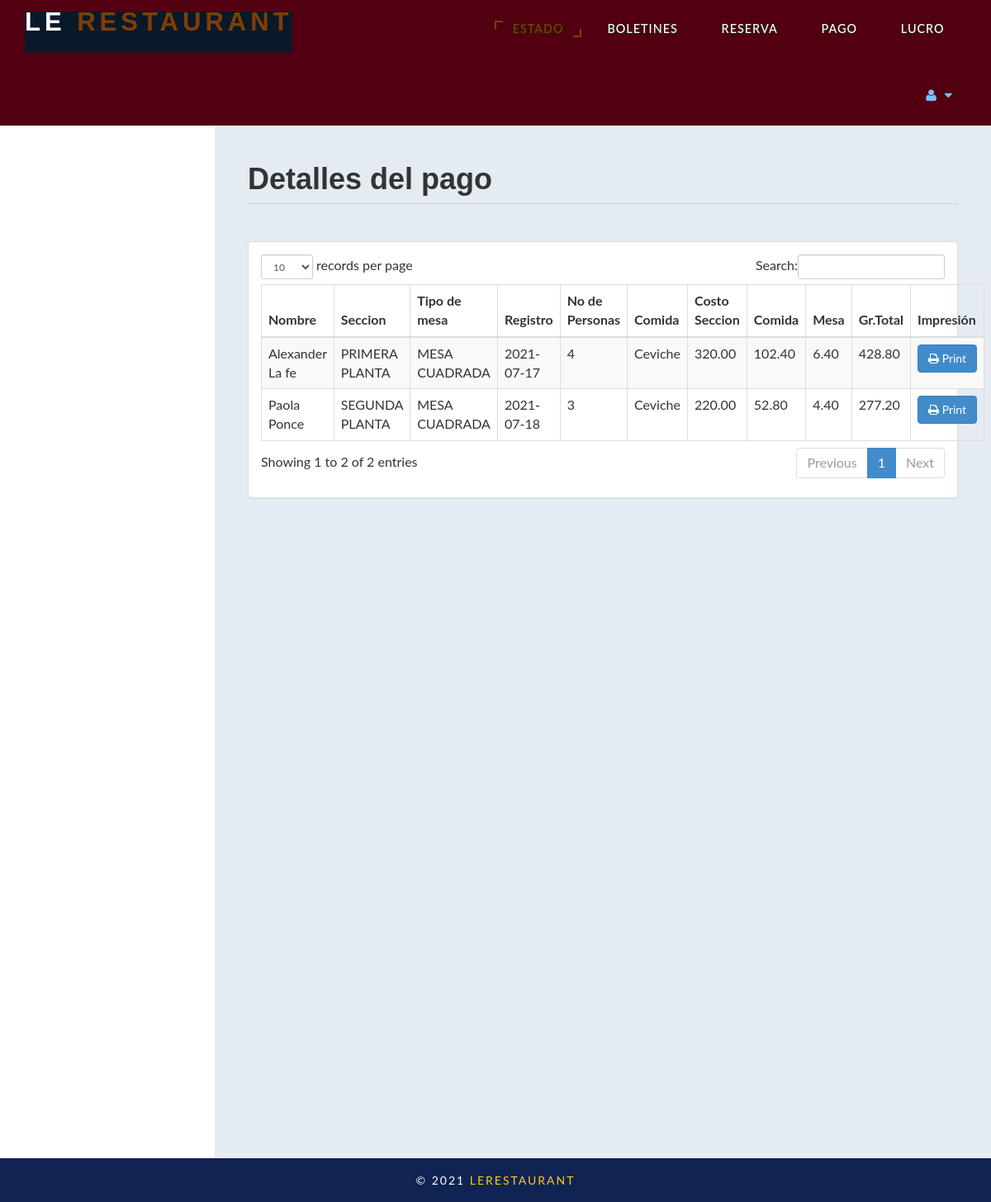
Page /admin/payment.php (signed in) on the committed database.
### tables this page shows
CREATE TABLE `payment` (
  `id` int(11) DEFAULT NULL,
  `fname` varchar(30) DEFAULT NULL,
  `lname` varchar(30) DEFAULT NULL,
  `troom` varchar(30) DEFAULT NULL,
  `tbed` varchar(30) DEFAULT NULL,
  `nroom` int(11) DEFAULT NULL,
  `cin` date DEFAULT NULL,
  `ttot` double(8,2) DEFAULT NULL,
  `fintot` double(8,2) DEFAULT NULL,
  `mepr` double(8,2) DEFAULT NULL,
  `meal` varchar(30) DEFAULT NULL,
  `btot` double(8,2) DEFAULT NULL,
  `noofdays` int(11) DEFAULT NULL
);

### admin/payment.php (the view, shortened to what this page needs)
<!DOCTYPE html>
<html xmlns="http://www.w3.org/1999/xhtml">
<body>
    <?php
    require_once('header.php')
?>
        <div id="page-wrapper" >
            <div id="page-inner">
			 <div class="row">
                    <div class="col-md-12">
                        <h1 class="page-header">
                          Detalles del pago<small> </small>
                        </h1>
                    </div>
                </div>
            <div class="row">
                <div class="col-md-12">
                    <div class="panel panel-default">
                        <div class="panel-body">
                            <div class="table-responsive">
                                <table class="table table-striped table-bordered table-hover" id="dataTables-example">
                                    <thead>
                                        <tr>
                                            <th>Nombre</th>
											<th>Seccion</th>
                                            <th>Tipo de mesa</th>
                                            <th>Registro</th>
											<th>No de Personas</th>
											<th>Comida</th>
                                            <th>Costo Seccion</th>
											<th>Comida</th>
											<th>Mesa</th>
											<th>Gr.Total</th>
											<th>Impresión</th>
                                        </tr>
                                    </thead>
                                    <tbody>
									<?php
										include ('db.php');
										$sql="select * from payment";
										$re = mysqli_query($con,$sql);
										while($row = mysqli_fetch_array($re))
										{
											$id = $row['id'];
											if($id % 2 ==1 )
											{
												echo"<tr class='gradeC'>
													<td>".$row['fname']." ".$row['lname']."</td>
													<td>".$row['troom']."</td>
													<td>".$row['tbed']."</td>
													<td>".$row['cin']."</td>
													<td>".$row['nroom']."</td>
													<td>".$row['meal']."</td>
													<td>".$row['ttot']."</td>
													<td>".$row['mepr']."</td>
													<td>".$row['btot']."</td>
													<td>".$row['fintot']."</td>
													<td><a href=print.php?pid=".$id ." <button class='btn btn-primary'> <i class='fa fa-print' ></i> Print</button></td>
													</tr>";
											}
											else
											{
												echo"<tr class='gradeU'>
													<td>".$row['fname']." ".$row['lname']."</td>
													<td>".$row['troom']."</td>
													<td>".$row['tbed']."</td>
													<td>".$row['cin']."</td>
													<td>".$row['nroom']."</td>
													<td>".$row['meal']."</td>
													<td>".$row['ttot']."</td>
													<td>".$row['mepr']."</td>
													<td>".$row['btot']."</td>
													<td>".$row['fintot']."</td>
													<td><a href=print.php?pid=".$id ." <button class='btn btn-primary'> <i class='fa fa-print' ></i> Print</button></td>
													</tr>";
											}
										}
									?>
                                    </tbody>
                                </table>
                            </div>
                        </div>
                    </div>
                </div>
            </div>
                </div>
            </div>
            <?php
require_once('footer.php');
?>
</body>
</html>

### admin/assets/css/custom-styles.css (style rules this page uses)
body { font-family: 'Open Sans', sans-serif; }
#page-wrapper { padding: 15px 15px; min-height: 600px; background:#E5EBF2; }
#page-inner { width:100%; margin:10px 20px 10px 0px; background-color:transparent; padding:10px; min-height:1200px; }
h1, .h1, h2, .h2, h3, .h3 { margin-top: 7px; margin-bottom: -5px; }
.page-header { padding-bottom: 9px; margin: 10px 0 45px; border-bottom: 1px solid #C7D1DD; }
@media (min-width:768px) { #page-wrapper { margin: 0 0 0 260px; padding: 15px 30px; min-height: 1200px; } }

### css/style.css (style rules this page uses)
html, body { margin:0; font-size: 100%; font-family: 'Lato', sans-serif; background: #fff; }
body a { text-decoration:none; transition:0.5s all; -webkit-transition:0.5s all; -moz-transition:0.5s all; -o-transition:0.5s all; -ms-transition:0.5s all; }
h1,h2,h3,h4,h5,h6 { margin:0; font-family: 'Federo', sans-serif; font-weight: 600; }

### rows in the picture
payment: fname "Alexander", lname "La fe", troom "PRIMERA PLANTA", tbed "MESA CUADRADA", cin "2021-07-17", nroom "4", meal "Ceviche", ttot "320.00", mepr "102.40", btot "6.40", fintot "428.80"
payment: fname "Paola", lname "Ponce", troom "SEGUNDA PLANTA", tbed "MESA CUADRADA", cin "2021-07-18", nroom "3", meal "Ceviche", ttot "220.00", mepr "52.80", btot "4.40", fintot "277.20"
